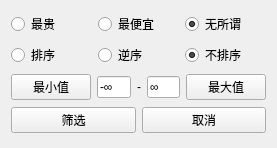
<?xml version="1.0" encoding="UTF-8"?>
<ui version="4.0">
 <class>Form</class>
 <widget class="QWidget" name="Form">
  <property name="geometry">
   <rect>
    <x>0</x>
    <y>0</y>
    <width>277</width>
    <height>148</height>
   </rect>
  </property>
  <property name="minimumSize">
   <size>
    <width>277</width>
    <height>148</height>
   </size>
  </property>
  <property name="maximumSize">
   <size>
    <width>277</width>
    <height>148</height>
   </size>
  </property>
  <property name="windowTitle">
   <string>Filtrater</string>
  </property>
  <layout class="QVBoxLayout" name="verticalLayout">
   <item>
    <layout class="QHBoxLayout" name="horizontalLayout">
     <item>
      <widget class="QRadioButton" name="radioButton">
       <property name="text">
        <string>最贵</string>
       </property>
       <attribute name="buttonGroup">
        <string notr="true">buttonGroup_Choose</string>
       </attribute>
      </widget>
     </item>
     <item>
      <widget class="QRadioButton" name="radioButton_2">
       <property name="text">
        <string>最便宜</string>
       </property>
       <attribute name="buttonGroup">
        <string notr="true">buttonGroup_Choose</string>
       </attribute>
      </widget>
     </item>
     <item>
      <widget class="QRadioButton" name="radioButton_3">
       <property name="text">
        <string>无所谓</string>
       </property>
       <property name="checked">
        <bool>true</bool>
       </property>
       <attribute name="buttonGroup">
        <string notr="true">buttonGroup_Choose</string>
       </attribute>
      </widget>
     </item>
    </layout>
   </item>
   <item>
    <layout class="QHBoxLayout" name="horizontalLayout_3">
     <item>
      <widget class="QRadioButton" name="radioButton_4">
       <property name="text">
        <string>排序</string>
       </property>
       <attribute name="buttonGroup">
        <string notr="true">buttonGroup_Sort</string>
       </attribute>
      </widget>
     </item>
     <item>
      <widget class="QRadioButton" name="radioButton_5">
       <property name="text">
        <string>逆序</string>
       </property>
       <attribute name="buttonGroup">
        <string notr="true">buttonGroup_Sort</string>
       </attribute>
      </widget>
     </item>
     <item>
      <widget class="QRadioButton" name="radioButton_6">
       <property name="text">
        <string>不排序</string>
       </property>
       <property name="checked">
        <bool>true</bool>
       </property>
       <attribute name="buttonGroup">
        <string notr="true">buttonGroup_Sort</string>
       </attribute>
      </widget>
     </item>
    </layout>
   </item>
   <item>
    <layout class="QHBoxLayout" name="horizontalLayout_2" stretch="1,1,1,1,1">
     <item>
      <widget class="QPushButton" name="pushButton_Min">
       <property name="text">
        <string>最小值</string>
       </property>
      </widget>
     </item>
     <item>
      <widget class="QLineEdit" name="lineEdit_num_left">
       <property name="text">
        <string>-∞</string>
       </property>
      </widget>
     </item>
     <item>
      <widget class="QLabel" name="label">
       <property name="sizePolicy">
        <sizepolicy hsizetype="Fixed" vsizetype="Preferred">
         <horstretch>0</horstretch>
         <verstretch>0</verstretch>
        </sizepolicy>
       </property>
       <property name="text">
        <string>-</string>
       </property>
      </widget>
     </item>
     <item>
      <widget class="QLineEdit" name="lineEdit_num_right">
       <property name="text">
        <string>∞</string>
       </property>
      </widget>
     </item>
     <item>
      <widget class="QPushButton" name="pushButton_Max">
       <property name="text">
        <string>最大值</string>
       </property>
      </widget>
     </item>
    </layout>
   </item>
   <item>
    <layout class="QHBoxLayout" name="horizontalLayout_4">
     <item>
      <widget class="QPushButton" name="pushButton_Do">
       <property name="text">
        <string>筛选</string>
       </property>
      </widget>
     </item>
     <item>
      <widget class="QPushButton" name="pushButton_Undo">
       <property name="text">
        <string>取消</string>
       </property>
      </widget>
     </item>
    </layout>
   </item>
  </layout>
 </widget>
 <resources/>
 <connections/>
 <buttongroups>
  <buttongroup name="buttonGroup_Sort"/>
  <buttongroup name="buttonGroup_Choose"/>
 </buttongroups>
</ui>
